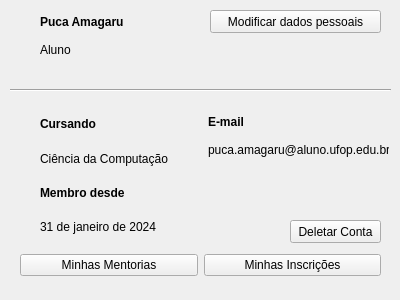
<?xml version="1.0" encoding="UTF-8"?>
<ui version="4.0">
 <class>MeuPerfil</class>
 <widget class="QDialog" name="MeuPerfil">
  <property name="geometry">
   <rect>
    <x>0</x>
    <y>0</y>
    <width>400</width>
    <height>300</height>
   </rect>
  </property>
  <property name="windowTitle">
   <string>Meu Perfil</string>
  </property>
  <widget class="QWidget" name="horizontalLayoutWidget">
   <property name="geometry">
    <rect>
     <x>20</x>
     <y>250</y>
     <width>361</width>
     <height>31</height>
    </rect>
   </property>
   <layout class="QHBoxLayout" name="horizontalLayout">
    <item>
     <widget class="QPushButton" name="pushButton_2">
      <property name="text">
       <string>Minhas Mentorias</string>
      </property>
      <property name="autoDefault">
       <bool>false</bool>
      </property>
     </widget>
    </item>
    <item>
     <widget class="QPushButton" name="pushButton">
      <property name="text">
       <string>Minhas Inscrições</string>
      </property>
      <property name="autoDefault">
       <bool>false</bool>
      </property>
     </widget>
    </item>
   </layout>
  </widget>
  <widget class="Line" name="line">
   <property name="geometry">
    <rect>
     <x>10</x>
     <y>80</y>
     <width>381</width>
     <height>20</height>
    </rect>
   </property>
   <property name="orientation">
    <enum>Qt::Horizontal</enum>
   </property>
  </widget>
  <widget class="QWidget" name="verticalLayoutWidget">
   <property name="geometry">
    <rect>
     <x>40</x>
     <y>110</y>
     <width>151</width>
     <height>131</height>
    </rect>
   </property>
   <layout class="QVBoxLayout" name="verticalLayout">
    <item>
     <widget class="QLabel" name="label_2">
      <property name="font">
       <font>
        <weight>75</weight>
        <bold>true</bold>
       </font>
      </property>
      <property name="text">
       <string>Cursando</string>
      </property>
     </widget>
    </item>
    <item>
     <widget class="QLabel" name="label_4">
      <property name="text">
       <string>Ciência da Computação</string>
      </property>
     </widget>
    </item>
    <item>
     <widget class="QLabel" name="label">
      <property name="font">
       <font>
        <weight>75</weight>
        <bold>true</bold>
       </font>
      </property>
      <property name="text">
       <string>Membro desde</string>
      </property>
     </widget>
    </item>
    <item>
     <widget class="QLabel" name="label_5">
      <property name="text">
       <string>31 de janeiro de 2024</string>
      </property>
     </widget>
    </item>
   </layout>
  </widget>
  <widget class="QWidget" name="verticalLayoutWidget_2">
   <property name="geometry">
    <rect>
     <x>208</x>
     <y>110</y>
     <width>181</width>
     <height>51</height>
    </rect>
   </property>
   <layout class="QVBoxLayout" name="verticalLayout_2">
    <item>
     <widget class="QLabel" name="label_3">
      <property name="font">
       <font>
        <weight>75</weight>
        <bold>true</bold>
       </font>
      </property>
      <property name="text">
       <string>E-mail</string>
      </property>
     </widget>
    </item>
    <item>
     <widget class="QLabel" name="label_6">
      <property name="text">
       <string>puca.amagaru@aluno.ufop.edu.br</string>
      </property>
     </widget>
    </item>
   </layout>
  </widget>
  <widget class="QWidget" name="verticalLayoutWidget_3">
   <property name="geometry">
    <rect>
     <x>40</x>
     <y>10</y>
     <width>141</width>
     <height>51</height>
    </rect>
   </property>
   <layout class="QVBoxLayout" name="verticalLayout_3">
    <item>
     <widget class="QLabel" name="label_7">
      <property name="font">
       <font>
        <weight>75</weight>
        <bold>true</bold>
       </font>
      </property>
      <property name="text">
       <string>Puca Amagaru</string>
      </property>
     </widget>
    </item>
    <item>
     <widget class="QLabel" name="label_8">
      <property name="text">
       <string>Aluno</string>
      </property>
     </widget>
    </item>
   </layout>
  </widget>
  <widget class="QPushButton" name="pushButton_3">
   <property name="geometry">
    <rect>
     <x>210</x>
     <y>10</y>
     <width>171</width>
     <height>23</height>
    </rect>
   </property>
   <property name="text">
    <string>Modificar dados pessoais</string>
   </property>
   <property name="autoDefault">
    <bool>false</bool>
   </property>
  </widget>
  <widget class="QPushButton" name="pushButton_4">
   <property name="geometry">
    <rect>
     <x>290</x>
     <y>220</y>
     <width>91</width>
     <height>23</height>
    </rect>
   </property>
   <property name="text">
    <string>Deletar Conta</string>
   </property>
   <property name="autoDefault">
    <bool>false</bool>
   </property>
  </widget>
 </widget>
 <resources/>
 <connections/>
</ui>
